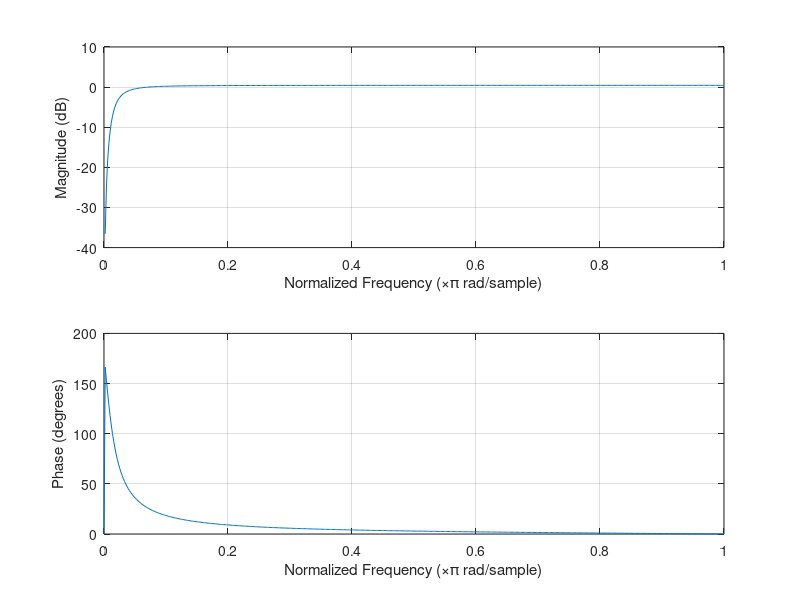
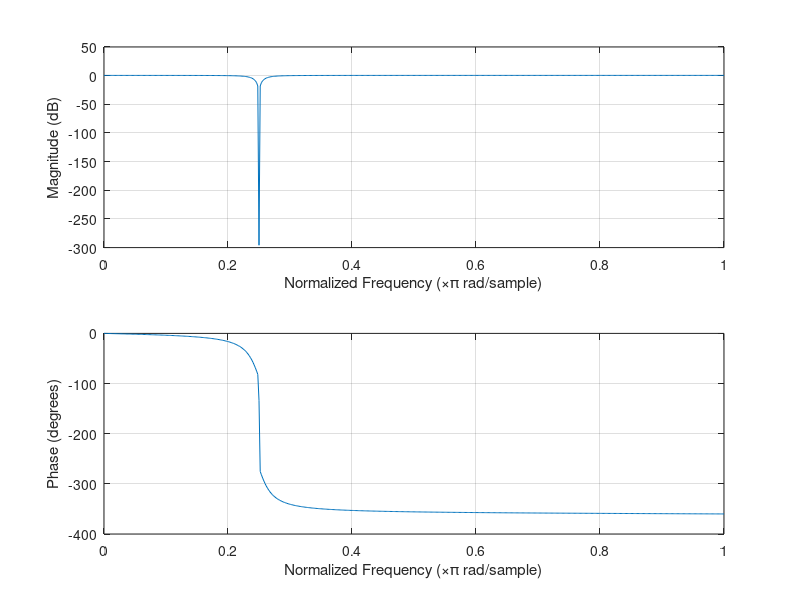
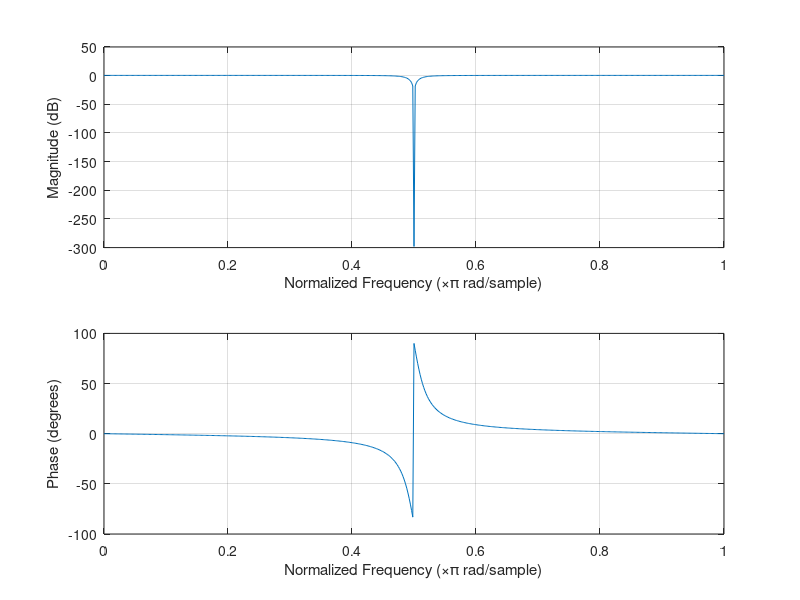
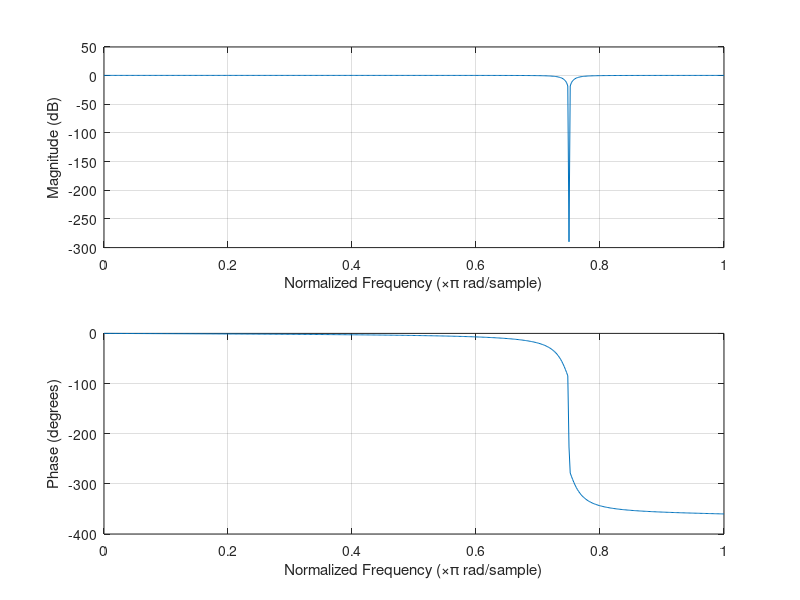

MATLAB code to generate these figures, in order:

r = 0.95;
for theta = 0:pi/4:pi;

a = [1,-2*r*cos(theta),r*r];
b = [1, -2*cos(theta),1];

figure()
freqz(b,a);
end